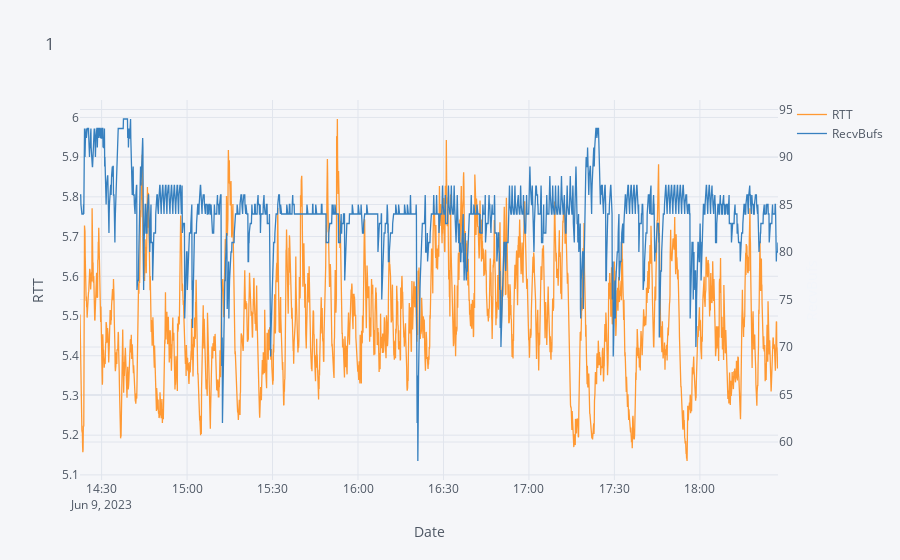

Source (notebook cell):
### Code cell
decoder_single_analysis()

### Figure 1 — Plotly figure (JSON) as saved in the notebook; plotly's stock layout.template omitted (floating-point values rounded to 4 significant figures; data arrays with more than 128 entries replaced by an {"elided": "..."} marker saying what was removed)
{"data": [{"line": {"color": "rgba(255, 153, 51, 1.0)", "dash": "solid", "shape": "linear", "width": 1.3}, "mode": "lines", "name": "RTT", "text": "", "type": "scatter", "x": {"elided": "2939 str values"}, "y": {"elided": "2939 float values"}}, {"line": {"color": "rgba(55, 128, 191, 1.0)", "dash": "solid", "shape": "linear", "width": 1.3}, "mode": "lines", "name": "RecvBufs", "text": "", "type": "scatter", "x": {"elided": "2939 str values"}, "xaxis": "x", "y": {"elided": "2939 int values"}, "yaxis": "y2"}], "layout": {"legend": {"bgcolor": "#F5F6F9", "font": {"color": "#4D5663"}}, "paper_bgcolor": "#F5F6F9", "plot_bgcolor": "#F5F6F9", "title": {"font": {"color": "#4D5663"}, "text": "1"}, "xaxis": {"gridcolor": "#E1E5ED", "showgrid": true, "tickfont": {"color": "#4D5663"}, "title": {"font": {"color": "#4D5663"}, "text": "Date"}, "zerolinecolor": "#E1E5ED"}, "yaxis": {"gridcolor": "#E1E5ED", "showgrid": true, "tickfont": {"color": "#4D5663"}, "title": {"font": {"color": "#4D5663"}, "text": "RTT"}, "zerolinecolor": "#E1E5ED"}, "yaxis2": {"anchor": "x", "gridcolor": "#E1E5ED", "overlaying": "y", "showgrid": true, "side": "right", "tickfont": {"color": "#4D5663"}, "title": {"text": "RecvBufs"}, "zerolinecolor": "#E1E5ED"}}}
